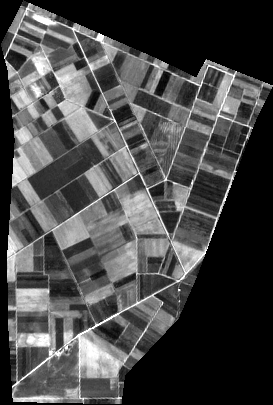
#> input picture Images/crops.png, 273 x 405 px
$ python Edge_feature_detection.py
#> lines starting #> are read from the running program, lines starting #| are printed output that depends on the picture
import cv2

def wind(image):
    cv2.namedWindow("image", cv2.WINDOW_NORMAL)
    cv2.imshow("image", image)
    cv2.waitKey(0)
    cv2.destroyAllWindows()

crops = cv2.imread("Images/crops.png", 0)
#> crops is the input picture: shape (405, 273); min 0, max 255, mean 71.7
wind(crops)
edges1 = cv2.Canny(crops, 100, 200)
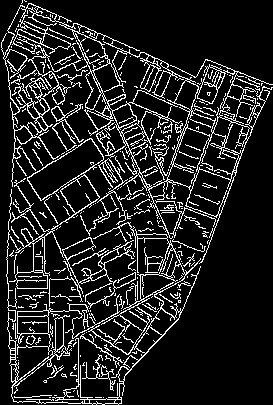
#> edges1: shape (405, 273); 13.3% white in thin lines or dots
wind(edges1)

bbal = cv2.imread("Images/basketball.jpg", 1)
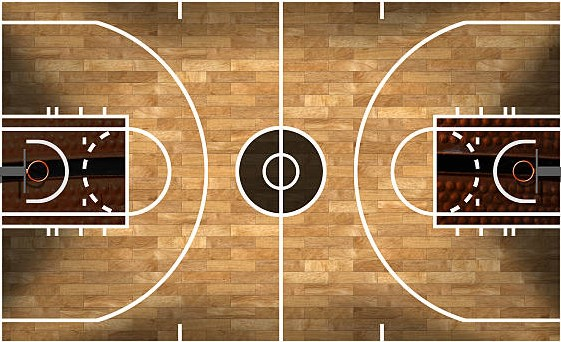
#> input picture Images/basketball.jpg, 561 x 342 px
#> bbal is the input picture: shape (342, 561, 3); mean B, G, R 82.6, 121.4, 157.1
wind(bbal)
edges = cv2.Canny(bbal, 150, 400)
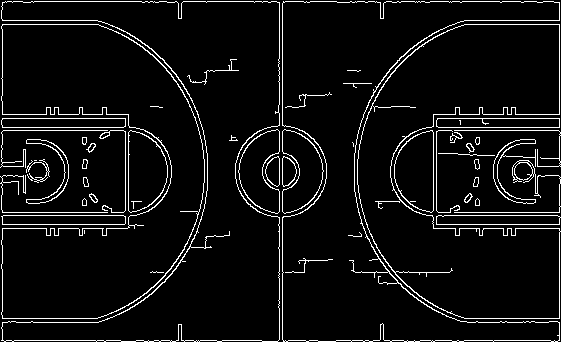
#> edges: shape (342, 561); 6% white in thin lines or dots
wind(edges)
